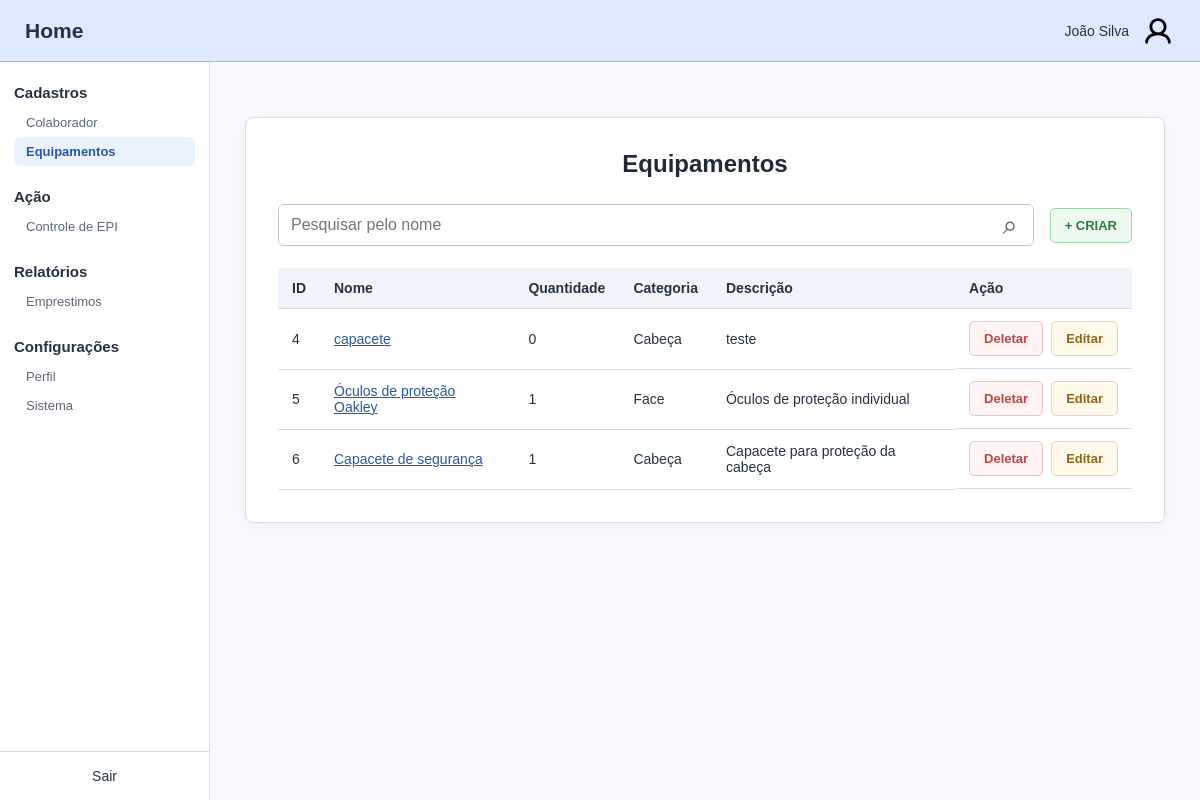
/equipamentos, run on an earlier commit of the app's database.
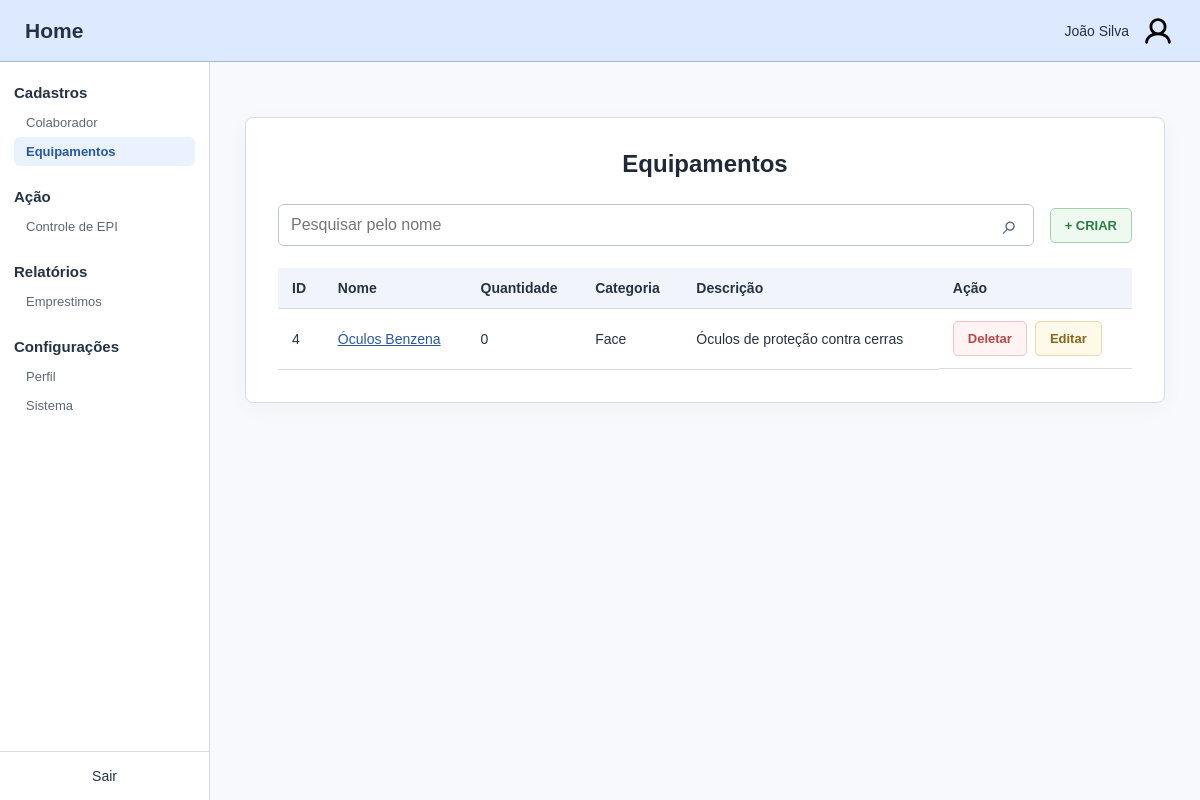
And on a later commit of the database.
### nucleo/models.py (models this page shows)
class TipoEquipamento(models.Model):
    CATEGORIA_CHOICES = [
         ('CABECA', 'Cabeça'),
         ('FACE','Face'),
         ('AUDITIVO','Auditivo'),
         ('RESPIRATORIO', 'Respiratório'),
         ('TRONCO', 'Tronco'),
         ('MEMBROS_SUPERIORES', 'Membros superiores'),
         ('MEMBROS_INFERIORES', 'Membros inferiores'),
         ('QUEDAS', 'Quedas'),
    ]
    nome = models.CharField(max_length=30, null=False, blank=False)
    descricao = models.CharField(max_length=100)
    categoria = models.CharField(max_length=30, null=False, choices=CATEGORIA_CHOICES, blank=False)
    @property
    def quantidade_total(self):
        return self.equipamentos.count()

### nucleo/views.py (the view)
# urls.py: path('equipamentos', views.equipamentos, name='equipamentos-inicial'),
def equipamentos(req):
    pesquisa = req.GET.get('pesquisa', '').strip()
    tipos_equipamento = TipoEquipamento.objects.all()
    if pesquisa:
        tipos_equipamento = tipos_equipamento.filter(nome__icontains=pesquisa)
    return render(req, 'nucleo/equipamentos.html', {
        'tipos_equipamento': tipos_equipamento,
        'pesquisa': pesquisa,
    })

### nucleo/templates/nucleo/equipamentos.html (shortened to what this page needs)
{% extends 'nucleo/base.html' %}
{% block content %}
<section class="content-card">
    <h1>Equipamentos</h1>
    <div class="toolbar">
        <form class="search-form" method="get" action="{% url 'equipamentos-inicial' %}">
            <input type="search" name="pesquisa" value="{{ pesquisa }}" placeholder="Pesquisar pelo nome" aria-label="Pesquisar pelo nome">
            <button class="search-button" type="submit" aria-label="Pesquisar">⌕</button>
        </form>
        <a class="button button-create" href="{% url 'equipamentos-criar' %}">+ CRIAR</a>
    </div>
    <div class="table-scroll">
        <table class="collaborator-table">
            <thead><tr><th>ID</th><th>Nome</th><th>Quantidade</th><th>Categoria</th><th>Descrição</th><th>Ação</th></tr></thead>
            <tbody>
                {% for equipamento in tipos_equipamento %}
                <tr class="row-button" data-id="{{ equipamento.id }}">
                    <td>{{ equipamento.id }}</td>
                    <td><a class="equipment-link" href="{% url 'equipamentos-registros-inicial' equipamento.id %}">{{ equipamento.nome }}</a></td>
                    <td>{{ equipamento.quantidade_total }}</td>
                    <td>{{ equipamento.get_categoria_display }}</td>
                    <td>{{ equipamento.descricao }}</td>
                    <td class="table-actions"><a class="button button-delete" href="{% url 'equipamentos-excluir' equipamento.id %}">Deletar</a><a class="button button-edit" href="{% url 'equipamentos-editar' equipamento.id %}">Editar</a></td>
                </tr>
                {% empty %}
                <tr><td colspan="6" class="empty-state">Nenhum equipamento encontrado.</td></tr>
                {% endfor %}
            </tbody>
        </table>
    </div>
</section>
{% endblock %}

What changed in the data, as far as the page shows it:
removed TipoEquipamento: id "5", nome "Óculos de proteção Oakley", quantidade_total "1", categoria "Face", descricao "Óculos de proteção individual"
removed TipoEquipamento: id "6", nome "Capacete de segurança", quantidade_total "1", categoria "Cabeça", descricao "Capacete para proteção da cabeça"
changed TipoEquipamento id 4: nome "capacete" → "Óculos Benzena"; categoria "Cabeça" → "Face"; descricao "teste" → "Óculos de proteção contra cerras"
